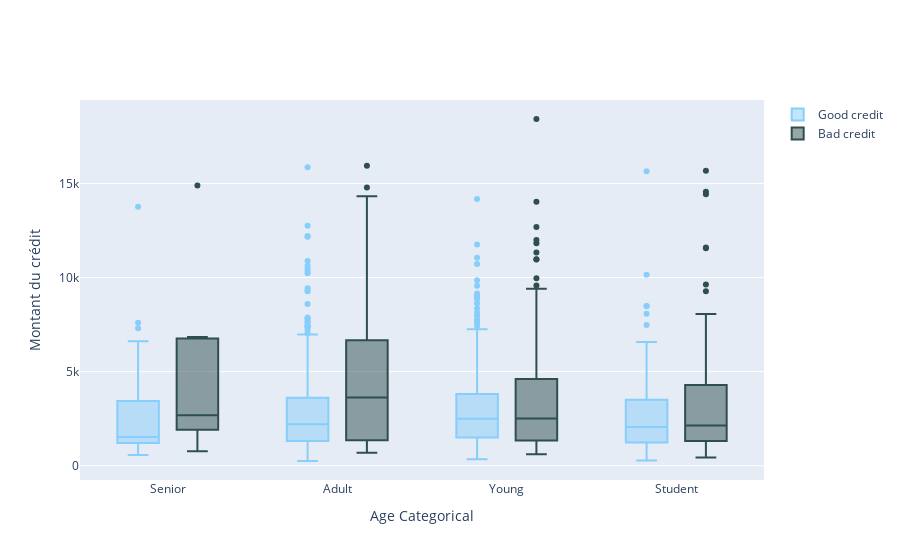

Here is the notebook cell this chart was saved with:
### Code cell
configure_plotly_browser_state()
#----------------------------------------------------------------------
#Let's look the Credit Amount column
interval = (18, 25, 35, 60, 120)

cats = ['Student', 'Young', 'Adult', 'Senior']
df["Age_cat"] = pd.cut(df['age'], interval, labels=cats)

# And let's re-create "df_bad" dataframes with "df_good" we created.
df_good = df[df["label"] == 1]
df_bad = df[df["label"] == 2]

#----------------------------------------------------------------------
df['montant_credit']
trace0 = go.Box(
    y=df_good["montant_credit"],
    x=df_good["Age_cat"],
    name='Good credit',
    marker=dict(
        color='LightSkyBlue'
    )
)

trace1 = go.Box(
    y=df_bad['montant_credit'],
    x=df_bad['Age_cat'],
    name='Bad credit',
    marker=dict(
        color='DarkSlateGrey'
    )
)

data = [trace0, trace1]

layout = go.Layout(
    yaxis=dict(
        title='Montant du crédit',
        zeroline=False
    ),
    xaxis=dict(
        title='Age Categorical'
    ),
    boxmode='group'
)
fig = go.Figure(data=data, layout=layout)

py.iplot(fig, filename='box-age-cat')

### Figure 1 — Plotly figure (JSON) as saved in the notebook; plotly's stock layout.template omitted (floating-point values rounded to 4 significant figures; data arrays with more than 128 entries replaced by an {"elided": "..."} marker saying what was removed)
{"data": [{"marker": {"color": "LightSkyBlue"}, "name": "Good credit", "x": {"elided": "700 str values"}, "y": {"elided": "700 int values"}, "type": "box"}, {"marker": {"color": "DarkSlateGrey"}, "name": "Bad credit", "x": {"elided": "300 str values"}, "y": {"elided": "300 int values"}, "type": "box"}], "layout": {"boxmode": "group", "xaxis": {"title": {"text": "Age Categorical"}}, "yaxis": {"title": {"text": "Montant du crédit"}, "zeroline": false}}}
